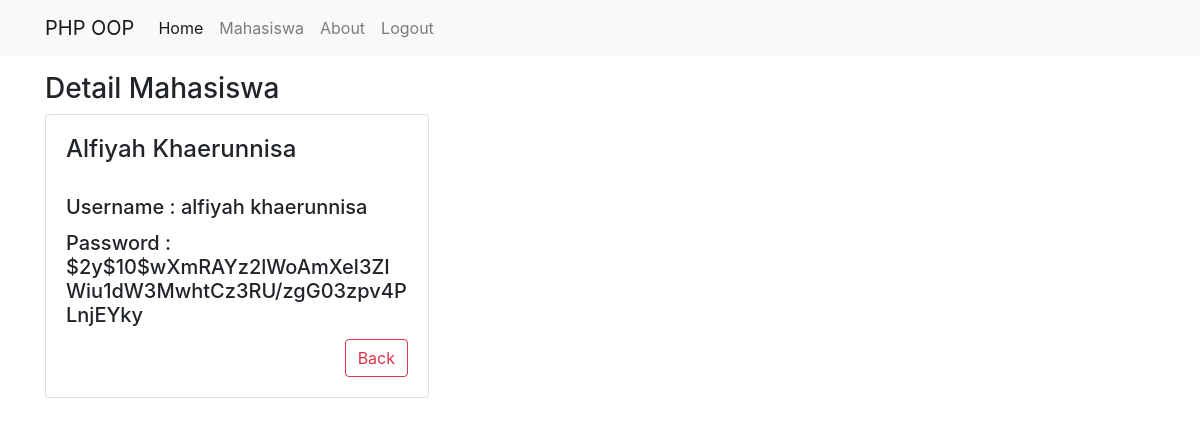
The page /account_detail.php?username=alfiyah khaerunnisa (signed in) on the database its author committed.
### tables this page shows
CREATE TABLE `users` (
  `id_users` int(11) NOT NULL,
  `username` varchar(100) NOT NULL,
  `password` varchar(100) NOT NULL
);

### classes/Database.php (called while the page is built, shortened)
<?php
    class Database {
        private static $INSTANCE = null;
        private $mysqli,
                $HOST = 'localhost',
                $USER = 'root',
                $PASS = '',
                $DBNAME = 'app';
        public function __construct()
        {
            $this->mysqli = new mysqli($this->HOST, $this->USER, $this->PASS, $this->DBNAME);
        }
        public static function getInstance()
        {
            if(!isset(self::$INSTANCE)) {
                self::$INSTANCE = new Database;
            }
            return self::$INSTANCE;
        }
        public function tampil_by_id($table, $nama, $nama_value)
        {
            $result = $this->mysqli->query("select * from $table where $nama = '$nama_value'");
            while ($row = $result->fetch_assoc()) return $row;
        }
    }

### account_detail.php (the view, shortened to what this page needs)
<?php
    $username = $_GET['username'];
    $db = Database::getInstance();
    $data = $db->tampil_by_id('users', 'username', $username);
    require_once "templates/header.php";
    ?>
<div class="container mt-5"><br>
    <div class="row">
        <div class="col-6">
            <h3>Detail Mahasiswa</h3>
                <div class="card" style="width: 24rem;">
                <div class="card-body">
                    <h4><?=ucwords($data['username'])?></h4><br>
                    <h5 class="card-title">Username : <?= $data['username']?></h5>
                    <h5 class="card-title">Password : <?= $data['password']?></h5>
                    <a href="about.php" style="float: right;" class="btn btn-outline-danger">Back</a>
                </div>
                </div>
        </div>
    </div>
</div>
<?php
    require_once "templates/footer.php";
?>

### rows shown on the page
users: username "Alfiyah Khaerunnisa", username "alfiyah khaerunnisa", password "$2y$10$wXmRAYz2lWoAmXel3ZIWiu1dW3MwhtCz3RU/zgG03zpv4PLnjEYky"
